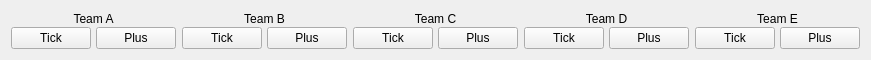
         <widget class="QWidget" name="Scroing_Contents">
          <property name="geometry">
           <rect>
            <x>0</x>
            <y>0</y>
            <width>867</width>
            <height>60</height>
           </rect>
          </property>
          <layout class="QHBoxLayout" name="horizontalLayout">
           <item>
            <widget class="QFrame" name="Team_A_Scoring">
             <property name="frameShape">
              <enum>QFrame::NoFrame</enum>
             </property>
             <property name="frameShadow">
              <enum>QFrame::Raised</enum>
             </property>
             <layout class="QGridLayout" name="gridLayout_3">
              <property name="leftMargin">
               <number>0</number>
              </property>
              <property name="topMargin">
               <number>0</number>
              </property>
              <property name="rightMargin">
               <number>0</number>
              </property>
              <property name="bottomMargin">
               <number>0</number>
              </property>
              <property name="horizontalSpacing">
               <number>5</number>
              </property>
              <property name="verticalSpacing">
               <number>0</number>
              </property>
              <item row="1" column="0">
               <widget class="QPushButton" name="Team_A_Tick">
                <property name="sizePolicy">
                 <sizepolicy hsizetype="Minimum" vsizetype="Preferred">
                  <horstretch>0</horstretch>
                  <verstretch>0</verstretch>
                 </sizepolicy>
                </property>
                <property name="text">
                 <string>Tick</string>
                </property>
               </widget>
              </item>
              <item row="1" column="1">
               <widget class="QPushButton" name="Team_A_Plus">
                <property name="sizePolicy">
                 <sizepolicy hsizetype="Minimum" vsizetype="Preferred">
                  <horstretch>0</horstretch>
                  <verstretch>0</verstretch>
                 </sizepolicy>
                </property>
                <property name="text">
                 <string>Plus</string>
                </property>
               </widget>
              </item>
              <item row="0" column="0" colspan="2">
               <widget class="QLabel" name="Team_A">
                <property name="text">
                 <string>Team A</string>
                </property>
                <property name="alignment">
                 <set>Qt::AlignCenter</set>
                </property>
               </widget>
              </item>
             </layout>
            </widget>
           </item>
           <item>
            <widget class="QFrame" name="Team_B_Scoring">
             <property name="frameShape">
              <enum>QFrame::NoFrame</enum>
             </property>
             <property name="frameShadow">
              <enum>QFrame::Raised</enum>
             </property>
             <layout class="QGridLayout" name="gridLayout_4">
              <property name="leftMargin">
               <number>0</number>
              </property>
              <property name="topMargin">
               <number>0</number>
              </property>
              <property name="rightMargin">
               <number>0</number>
              </property>
              <property name="bottomMargin">
               <number>0</number>
              </property>
              <property name="horizontalSpacing">
               <number>5</number>
              </property>
              <property name="verticalSpacing">
               <number>0</number>
              </property>
              <item row="1" column="0">
               <widget class="QPushButton" name="Team_B_Tick">
                <property name="sizePolicy">
                 <sizepolicy hsizetype="Minimum" vsizetype="Preferred">
                  <horstretch>0</horstretch>
                  <verstretch>0</verstretch>
                 </sizepolicy>
                </property>
                <property name="text">
                 <string>Tick</string>
                </property>
               </widget>
              </item>
              <item row="1" column="1">
               <widget class="QPushButton" name="Team_B_Plus">
                <property name="sizePolicy">
                 <sizepolicy hsizetype="Minimum" vsizetype="Preferred">
                  <horstretch>0</horstretch>
                  <verstretch>0</verstretch>
                 </sizepolicy>
                </property>
                <property name="text">
                 <string>Plus</string>
                </property>
               </widget>
              </item>
              <item row="0" column="0" colspan="2">
               <widget class="QLabel" name="Team_B">
                <property name="text">
                 <string>Team B</string>
                </property>
                <property name="alignment">
                 <set>Qt::AlignCenter</set>
                </property>
               </widget>
              </item>
             </layout>
            </widget>
           </item>
           <item>
            <widget class="QFrame" name="Team_C_Scoring">
             <property name="frameShape">
              <enum>QFrame::NoFrame</enum>
             </property>
             <property name="frameShadow">
              <enum>QFrame::Raised</enum>
             </property>
             <layout class="QGridLayout" name="gridLayout_6">
              <property name="leftMargin">
               <number>0</number>
              </property>
              <property name="topMargin">
               <number>0</number>
              </property>
              <property name="rightMargin">
               <number>0</number>
              </property>
              <property name="bottomMargin">
               <number>0</number>
              </property>
              <property name="horizontalSpacing">
               <number>5</number>
              </property>
              <property name="verticalSpacing">
               <number>0</number>
              </property>
              <item row="1" column="0">
               <widget class="QPushButton" name="Team_C_Tick">
                <property name="sizePolicy">
                 <sizepolicy hsizetype="Minimum" vsizetype="Preferred">
                  <horstretch>0</horstretch>
                  <verstretch>0</verstretch>
                 </sizepolicy>
                </property>
                <property name="text">
                 <string>Tick</string>
                </property>
               </widget>
              </item>
              <item row="1" column="1">
               <widget class="QPushButton" name="Team_C_Plus">
                <property name="sizePolicy">
                 <sizepolicy hsizetype="Minimum" vsizetype="Preferred">
                  <horstretch>0</horstretch>
                  <verstretch>0</verstretch>
                 </sizepolicy>
                </property>
                <property name="text">
                 <string>Plus</string>
                </property>
               </widget>
              </item>
              <item row="0" column="0" colspan="2">
               <widget class="QLabel" name="Team_C">
                <property name="text">
                 <string>Team C</string>
                </property>
                <property name="alignment">
                 <set>Qt::AlignCenter</set>
                </property>
               </widget>
              </item>
             </layout>
            </widget>
           </item>
           <item>
            <widget class="QFrame" name="Team_D_Scoring">
             <property name="frameShape">
              <enum>QFrame::NoFrame</enum>
             </property>
             <property name="frameShadow">
              <enum>QFrame::Raised</enum>
             </property>
             <layout class="QGridLayout" name="gridLayout_7">
              <property name="leftMargin">
               <number>0</number>
              </property>
              <property name="topMargin">
               <number>0</number>
              </property>
              <property name="rightMargin">
               <number>0</number>
              </property>
              <property name="bottomMargin">
               <number>0</number>
              </property>
              <property name="horizontalSpacing">
               <number>5</number>
              </property>
              <property name="verticalSpacing">
               <number>0</number>
              </property>
              <item row="1" column="0">
               <widget class="QPushButton" name="Team_D_Tick">
                <property name="sizePolicy">
                 <sizepolicy hsizetype="Minimum" vsizetype="Preferred">
                  <horstretch>0</horstretch>
                  <verstretch>0</verstretch>
                 </sizepolicy>
                </property>
                <property name="text">
                 <string>Tick</string>
                </property>
               </widget>
              </item>
              <item row="1" column="1">
               <widget class="QPushButton" name="Team_D_Plus">
                <property name="sizePolicy">
                 <sizepolicy hsizetype="Minimum" vsizetype="Preferred">
                  <horstretch>0</horstretch>
                  <verstretch>0</verstretch>
                 </sizepolicy>
                </property>
                <property name="text">
                 <string>Plus</string>
                </property>
               </widget>
              </item>
              <item row="0" column="0" colspan="2">
               <widget class="QLabel" name="Team_D">
                <property name="text">
                 <string>Team D</string>
                </property>
                <property name="alignment">
                 <set>Qt::AlignCenter</set>
                </property>
               </widget>
              </item>
             </layout>
            </widget>
           </item>
           <item>
            <widget class="QFrame" name="Team_E_Scoring">
             <property name="frameShape">
              <enum>QFrame::NoFrame</enum>
             </property>
             <property name="frameShadow">
              <enum>QFrame::Raised</enum>
             </property>
             <layout class="QGridLayout" name="gridLayout_8">
              <property name="leftMargin">
               <number>0</number>
              </property>
              <property name="topMargin">
               <number>0</number>
              </property>
              <property name="rightMargin">
               <number>0</number>
              </property>
              <property name="bottomMargin">
               <number>0</number>
              </property>
              <property name="horizontalSpacing">
               <number>5</number>
              </property>
              <property name="verticalSpacing">
               <number>0</number>
              </property>
              <item row="1" column="0">
               <widget class="QPushButton" name="Team_E_Tick">
                <property name="sizePolicy">
                 <sizepolicy hsizetype="Minimum" vsizetype="Preferred">
                  <horstretch>0</horstretch>
                  <verstretch>0</verstretch>
                 </sizepolicy>
                </property>
                <property name="text">
                 <string>Tick</string>
                </property>
               </widget>
              </item>
              <item row="1" column="1">
               <widget class="QPushButton" name="Team_E_Plus">
                <property name="sizePolicy">
                 <sizepolicy hsizetype="Minimum" vsizetype="Preferred">
                  <horstretch>0</horstretch>
                  <verstretch>0</verstretch>
                 </sizepolicy>
                </property>
                <property name="text">
                 <string>Plus</string>
                </property>
               </widget>
              </item>
              <item row="0" column="0" colspan="2">
               <widget class="QLabel" name="Team_E">
                <property name="text">
                 <string>Team E</string>
                </property>
                <property name="alignment">
                 <set>Qt::AlignCenter</set>
                </property>
               </widget>
              </item>
             </layout>
            </widget>
           </item>
          </layout>
         </widget>
